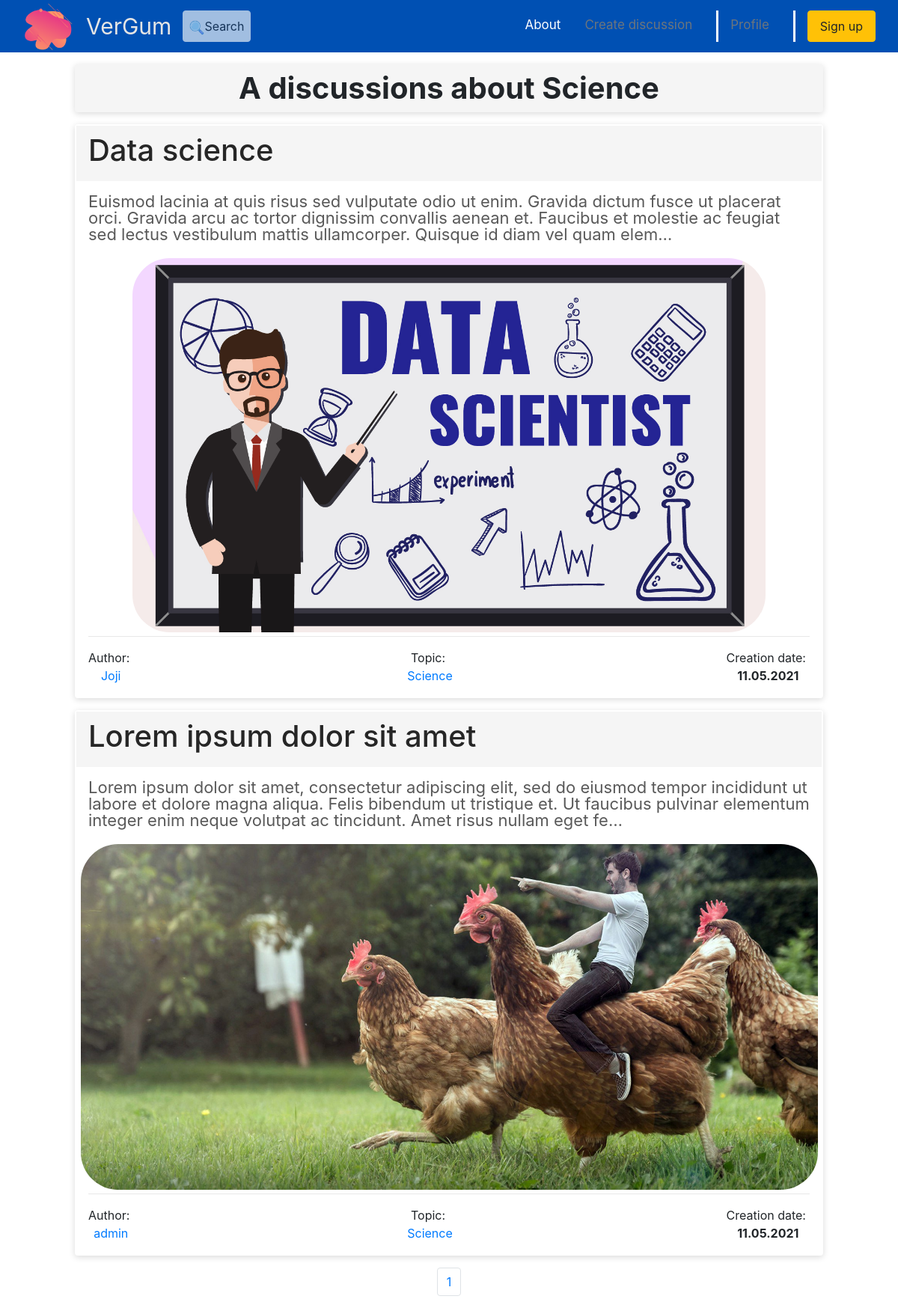
Page /Discussion/Topic/2 on the committed database.
### discuss/models.py (models this page shows, shortened)
class Topic(models.Model):
    name = models.CharField(max_length=50)
    def __str__(self):
        return self.name
    class Meta:
        verbose_name = 'Topic'
        verbose_name_plural = 'Topics'

class Discussion(models.Model):
    title = models.CharField(max_length=60)
    discussion_topic = models.ForeignKey(Topic, on_delete=CASCADE)
    discussion_picture = models.ImageField(null = True, blank=True)
    content = models.TextField(max_length=2000)
    author = models.ForeignKey(User, on_delete=models.CASCADE)
    creation_time = models.DateTimeField(auto_now=True)
    updated = models.BooleanField(default=False)
    class Meta:
        verbose_name = 'Discussion'
        verbose_name_plural = 'Discussions'

### discuss/views.py (the view)
# urls.py: path('Discussion/Topic/<int:topic_pk>', view=views.getTopic, name='topic'),
def getTopic(request, topic_pk):
    topic = Topic.objects.get(pk = topic_pk)
    discussion = Discussion.objects.filter(discussion_topic = topic_pk).order_by("-creation_time")
    template = 'discuss/getTopic.html'
    max_discuss = 5
    paginator = Paginator(discussion, max_discuss)
    page = request.GET.get('page', 1 ) #Для получения параметров из строки запроса
    try:
        page_discuss = paginator.page(page)
    except PageNotAnInteger:
        page_discuss = paginator.page(1)
    except EmptyPage:
        page_discuss = paginator.page(page)
    pages = paginator.count//max_discuss
    if pages * max_discuss < paginator.count:
        pages += 1
    list_pages = []
    for i in range(1,pages+1):
        list_pages.append(i)
    context = {
        'discussion': page_discuss,
        'pages': list_pages,
        'topic': topic
    }
    return render(request, template, context)

### discuss/templates/discuss/getTopic.html (shortened to what this page needs)
{% extends 'discuss/template.html' %}
{% load static %}
{% block content %}
    <div class="main-feed">
        <div class="detail" style=" text-align: center; font-size: 40px;">
           <b>A discussions about {{topic}}</b><br>
        </div>
        {% if discussion%}
            {% for el in discussion%}
                        <div class="post">
                            <div class="post-header">
                                <h4 class="create-post-title">
                                    <a href={% url 'detail' el.id %}><h1>{{el.title}}</h1></a>   {% if el.updated %}<h3><span class="badge bg-secondary">updated</span></h3>{% endif %}
                                </h4>
                            </div>
                            <div class="post-body">
                                <div class="post-text">
                                    {{el.content|truncatechars:'255'}}
                                </div>
                            </div>
                            <div >
                                <img src='{%if el.discussion_picture%} {{el.discussion_picture.url}} {% else %}{% static 'discuss/images/placeholder.png' %}{% endif %}'alt="" style="max-width: 985px; max-height: 500px; margin: 5px; border-radius: 50px;">
                            </div>
                            <div class="create-post-footer">
                                <div>
                                    <a style='margin-right: 5px'>Author:</a><br>
                                    <a href='{% url 'profile' el.author.id %}' > {{el.author}}</a><br>
                                </div>
                                <div>
                                    <a style='margin-right: 5px'>Topic:</a><br>
                                    <a href='#' > {{el.discussion_topic}}</a><br>
                                </div>
                                <div>
                                    {% if el.updated %}
                                    <a style='margin-right: 5px'>Update date:</a><br>
                                    {% else %}
                                    <a style='margin-right: 5px'>Creation date:</a><br>
                                    {% endif%}
                                    <b >{{el.creation_time|date:"d.m.Y"}}</b>
                                </div>
                            </div>
                        </div>
            {% endfor %}
            <nav aria-label="Page navigation example" >
                <ul class="pagination justify-content-center" >
                    {% if pages %}
                            {% for page in pages%}
                                <li class="page-item"><a class="page-link" href='{% url 'index' %}?page={{page}}'>{{page}}</a></li>
                            {% endfor %}
                    {% endif %}
                </ul>
            </nav>
        {% else %}
        <div class="mt-4 alert alert-warning" role="alert" style='position: static;'>
            <b>Sorry, we don`t have any discussions with this topic :(</b><br>
            <br>
            <a class='alert-link' href='{% url 'create' %}'>You can create one!</a>
        </div>
        {% endif %}
    </div>
{% endblock %}

### discuss/templates/discuss/template.html (shortened to what this page needs)
{% load static %}
<!DOCTYPE html>
<html lang="ru">
<head>
    <link rel="stylesheet" href={% static 'discuss/css/style.css' %}>
    <link rel="stylesheet" href='https://stackpath.bootstrapcdn.com/bootstrap/4.5.0/css/bootstrap.min.css'>
</head>
<body>
    <header class="header">
        <div class="header-block">
            {% url 'create' as create %}
                {% url 'index' as index %}
            <div class="logo">
                <a href='{% url 'index' %}'><img class="upper-logo" src={% static 'discuss/images/logo.png' %} alt="logo"></a>
                <a class="alogo" href='{% url 'index' %}'>VerGum</a>
                <button type="button" class="p-2 btn btn-light {% if index != request.path%} p-2 btn btn-light disabled {% endif %}" data-toggle="modal" data-target="#exampleModal" >
                    <img style="width: 20px; height: 20px;" src={% static 'discuss/images/magnified_glass.png' %} alt="">Search
                </button>
            </div>
            <nav class="nav nav-masthead justify-content-center float-md-right" >
                <a class="nav-link text-white" style="font-size: 17px;" href="#">About</a>
                {% if request.user.is_authenticated %}
                    <a class="nav-link text-white " style="font-size: 17px;" href='{% url 'create' %}' >Create discussion</a>
                {% else %}
                    <a class="nav-link text-muted" style="font-size: 17px;" >Create discussion</a>
                {% endif %}
                <div class="ml-3 verticalLine" style="border-left: solid white;">
                </div>
                {% if request.user.is_authenticated %}
                    <a class="ml-3 "href='{% url 'profile' request.user.id %}'><img src='{%if request.user.profile.profile_picture%} {{request.user.profile.profile_picture.url}} {% else %}{% static 'user/images/no_profile_picture.png' %}{% endif %}' class="card-img-top" alt="..." style="max-width: 40px; max-height: 40px; border: 3px orange solid; border-radius: 100%; background-color: white">  </a>
                    <a class="nav-link text-white " style="font-size: 17px;" href='{% url 'profile' request.user.id %}'>{{request.user.username}}</a>
                {% else %}
                    <a class="nav-link text-muted" style="font-size: 17px;" >Profile</a>
                {% endif %}
                <div class="ml-3 verticalLine" style="border-left: solid white;">
                </div>
                {% if request.user.is_authenticated %}
                <a class="ml-3 nav-link btn btn-danger" href='{% url 'logout' %}'>Log out</a>
                {% else %}
                <a class="ml-3 nav-link btn btn-warning" href='{% url 'login' %}'>Sign up</a>
                {% endif %}
            </nav>
        </div>
    </header>
    {% block content %}
    {% endblock %}
</body>
</html>
                {% url 'create' as create %}
                {% url 'index' as index %}

### discuss/static/discuss/css/style.css (style rules this page uses)
* { box-sizing: border-box; }
body { font-family: sans-serif; background: #C0C0C0; padding-top: 46px; }
.header { background: #0050b3; padding-top: 10px; padding-bottom: 10px; position: fixed; top: 0; left: 0; width: 100%; }
.logo { display: flex; align-items: center; }
.alogo { color:#e5e5e5; cursor: pointer; font-size: 30px; margin-right: 15px; text-decoration: none; }
.upper-logo { margin-right: 10px; max-width: 75px; min-height: 42px; }
.header-block { max-width: 1200px; height: 50px; margin: auto; display: flex; align-items: center; justify-content: space-between; }
.nav-link { display: flex; align-items: center; padding: 4px 8px; border-radius: 4px; text-decoration: none; color: #595959; line-height: 22px; font-size: 14px; font-weight: normal; }
.main-feed { margin:0 auto; max-width: 1000px; margin-top: 40px; flex-grow: 1; text-align: center; }
.create-post-title { margin: 0; color: #595959; font-weight: 600; font-size: 14px; line-height: 22px; }
.create-post-footer { display: flex; align-items: center; padding: 0 16px 16px 16px; flex-wrap: wrap; justify-content: space-between; }
.create-post-footer:before { content: ""; width: 100%; height: 1px; background-color: #e8e8e8; margin-bottom: 16px; }
.post { background: #ffffff; box-shadow: 0px 2px 8px rgba(0, 0, 0, 0.15); border-radius: 4px; margin: 16px 0; padding: 2px; }
.post-header { background: #f5f5f5; padding: 9px 16px; display: flex; align-items: center; justify-content: space-between; }
.post-header a { text-decoration: none; color: #262626; }
.post-text { font-weight: normal; font-size: 22px; line-height: 22px; text-align: left; color: #595959; margin: 16px; }
@media (max-width: 1250px) { .header-block { width: 95%; } }
.detail { background: #f5f5f5; box-shadow: 0px 2px 8px rgba(0, 0, 0, 0.15); border-radius: 4px; margin: 0 auto; padding: 2px; max-width: 1000px; margin-top: 40px; flex-grow: 1; }

### rows in the picture
Topic: name "Science"
Discussion: title "Data science", content "Euismod lacinia at quis risus sed vulputate odio ut enim. Gravida dictum fusce ut placerat orci. Gravida arcu ac tortor dignissim convallis aenean et. Faucibus et molestie ac feugiat sed lectus vestibulum mattis ullamcorper. Quisque id diam vel quam elem…", discussion_picture (picture), author "Joji", discussion_topic "Science", shows "Creation date:", creation_time "11.05.2021"
Discussion: title "Lorem ipsum dolor sit amet", content "Lorem ipsum dolor sit amet, consectetur adipiscing elit, sed do eiusmod tempor incididunt ut labore et dolore magna aliqua. Felis bibendum ut tristique et. Ut faucibus pulvinar elementum integer enim neque volutpat ac tincidunt. Amet risus nullam eget fe…", discussion_picture (picture), author "admin", discussion_topic "Science", shows "Creation date:", creation_time "11.05.2021"

### other values in the picture
{{ page }} "1"
